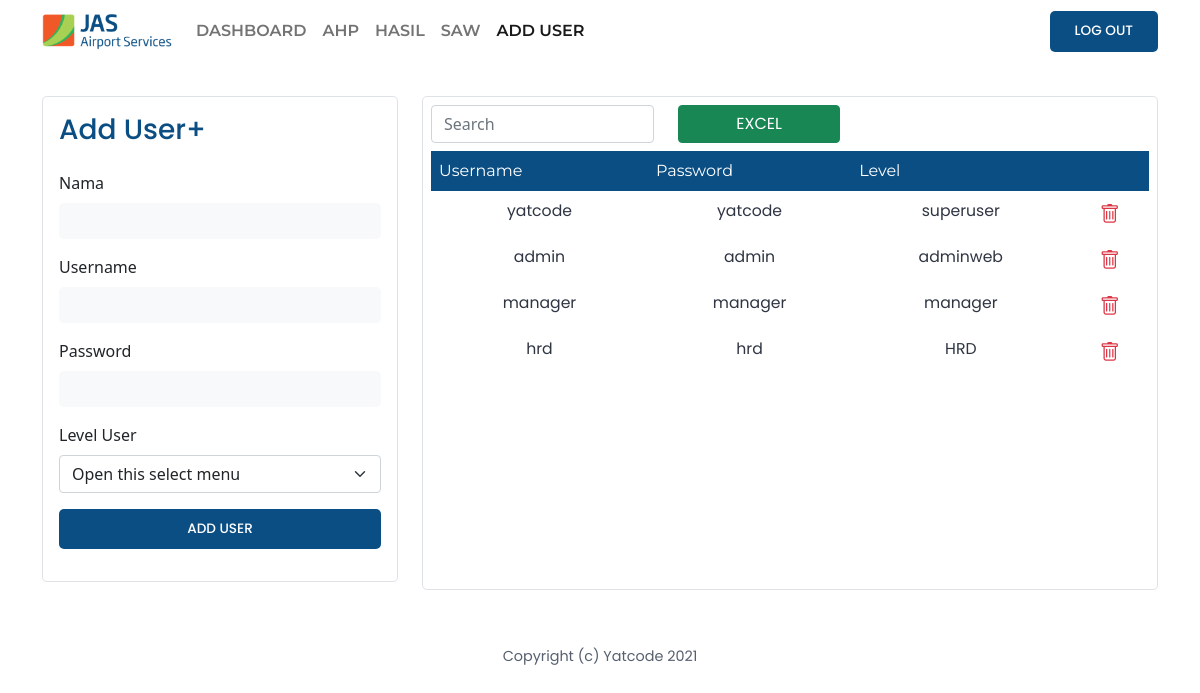
The app's page /dashboard/adduser/index.php (signed in) with its own data.
### tables this page shows
CREATE TABLE `users` (
  `id` int(11) NOT NULL,
  `u_name` varchar(255) NOT NULL,
  `u_username` varchar(255) NOT NULL,
  `u_password` varchar(255) NOT NULL,
  `u_level` varchar(25) NOT NULL
);

### dashboard/adduser/index.php (the view, shortened to what this page needs)
<?php
include './../../koneksi.php';
?>
<!doctype html>
<html lang="en">
  <head>
    <link rel="stylesheet" href="https://cdn.jsdelivr.net/npm/bootstrap-icons@1.6.1/font/bootstrap-icons.css">
    <link href="./../../assets/css/home.css" rel="stylesheet">
    <link href="./../../assets/css/bootstrap.min.css" rel="stylesheet">
  </head>
  <body>
  <nav class="navbar navbar-expand-lg fixed-top bg-white navbar-light" id="navbar">
    <div class="container">
      <a class="navbar-brand" href="#">
        <img src="./../../assets/img/logo.png" width="130px">
      </a>
      <div class="collapse navbar-collapse" id="navbarSupportedContent">
        <ul class="navbar-nav me-auto mb-2 mb-lg-0">
          <li class="nav-item">
            <a class="nav-link" href="./../">DASHBOARD</a>
          </li>
          <li class="nav-item">
            <a class="nav-link" href="./../ahp/">AHP</a>
          </li>
          <li class="nav-item">
            <a class="nav-link" href="./../hasil/">HASIL</a>
          </li>
          <li class="nav-item">
            <a class="nav-link" href="./../saw/">SAW</a>
          </li>
          <?php if ($_SESSION['u_level'] == "superuser") { ?>
            <li class="nav-item">
              <a class="nav-link active" aria-current="page" href="#">ADD USER</a>
            </li>
          <?php } ?>
        </ul>
        <div class="d-flex">
          <a href="./../../dashboard/logout.php" class="btn-customblue w-100 text-center">LOG OUT</a>
        </div>
      </div>
    </div>
  </nav>
  <div class="py-5 mt-5 container">
    <div class="row">
      <div class="col-sm-4 mb-2">
        <form class="rounded-3 border-1 border p-3 w-100" method="post" action="">
          <h3 class="pb-3">Add User+</h3>
          <div class="mb-3">
            <label class="form-label">Nama</label>
            <input type="text" class="form-control border-0 bg-light rounded-3" name="u_name" required>
          </div>
          <div class="mb-3">
            <label class="form-label">Username</label>
            <input type="text" class="form-control border-0 bg-light rounded-3" name="u_username" required>
          </div>
          <div class="mb-3">
            <label class="form-label">Password</label>
            <input type="password" class="form-control border-0 bg-light rounded-3" name="u_password" id="thisFormPassword" required>
          </div>
          <div class="mb-3">
            <label class="form-label">Level User</label>
            <select class="form-select" aria-label="Default select example" name="u_level" required>
              <option value="HRD" selected>Open this select menu</option>
            </select>
          </div>
          <div class="mb-3">
            <input type="submit" class="btn-customblue border-0 w-100" value="ADD USER" name="u_submit">
          </div>
        </form>
      </div>
      <div class="col-sm-8 container">
        <div class="rounded-3 border-1 border w-100 h-100 p-2">
          <div class="row">
            <div class="col-sm-4 mb-2">
              <input type="text" class="form-control w-100" placeholder="Search" id="search-bar">
            </div>
            <div class="col-sm-3 mb-2">
              <button class="btn btn-success exportToExcel float-end w-100">EXCEL</button>
            </div>
          </div>
          <div class="table-responsive">
            <table class="table table2excel table2excel_with_colors table-borderless table-hover">
              <thead>
                <tr style="background: #0b4e83;">
                  <th scope="col" >Username</th>
                  <th scope="col">Password</th>
                  <th scope="col">Level</th>
                  <th scope="col"></th>
                </tr>
              </thead>
              <tbody>
                <?php
                  $data = mysqli_query($koneksi, "SELECT * FROM users");
                  while($d = mysqli_fetch_array($data)){
                ?>
                <tr>
                  <td class="text-center">
                    <?php echo $d['u_username']; ?>
                  </td>
                  <td class="text-center">
                    <?php echo $d['u_password']; ?>
                  </td>
                  <td class="text-center">
                    <?php echo $d['u_level']; ?>
                  </td>
                  <td class="text-center">
                    <a href="delete.php?username=<?php echo $d['u_username']; ?>"
                       class="text-danger bi bi-trash fs-5">
                    </a>
                  </td>
                </tr>
                  <?php } ?>
              </tbody>
            </table>
          </div>
        </div>
      </div>
    </div>
  </div>
  <footer class="my-2">
    <p class="text-center">Copyright (c) Yatcode 2021</p>
  </footer>
  </body>
</html>

### assets/css/home.css (style rules this page uses)
.navbar { transition: 1s; }
.navbar .nav-link { color: #0b4e83; font-family: 'Montserrat', sans-serif; font-weight: 600; transition: 1s; }
.btn-customblue { font-family: 'Poppins', sans-serif; font-weight: 500; font-size: 0.85em; background: #0b4e83; color: #ffffff; text-decoration: none; border-radius: 5px; padding: 10px 25px 10px 25px; transition: 1s; }
.btn { font-family: 'Poppins', sans-serif; font-weight: 500; }
h3 { font-family: 'Poppins', sans-serif; font-weight: 600; color: #0b4e83; }
p { font-family: 'Poppins', sans-serif; font-weight: 400; font-size: 0.9em; color: #57606f; }
form { width: 25%; }
.table thead { background: #0b4e83; }
.table th { color: #ffffff; font-family: 'Montserrat', sans-serif; font-weight: 400; font-size: 1em; }
.table td { font-family: 'Poppins', sans-serif; font-weight: 400; font-size: 0.98em; color: #2f3542; }

### records on screen
users: u_username "yatcode", u_password "yatcode", u_level "superuser"
users: u_username "admin", u_password "admin", u_level "adminweb"
users: u_username "manager", u_password "manager", u_level "manager"
users: u_username "hrd", u_password "hrd", u_level "HRD"
